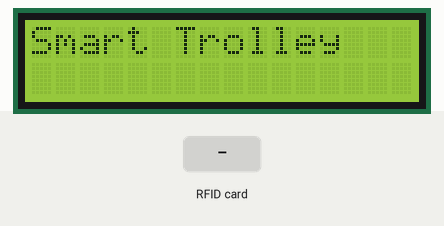
The sketch below on a simulated Arduino Uno, built with avr-gcc and run on an emulated ATmega328P. On the bench: 16×2 character LCD. Inputs (shaded band) come from the test bench.

Above: at 0.2 s.
3.4 s: RFID card AB 12 CD 34 held to the reader
At 4.6 s:
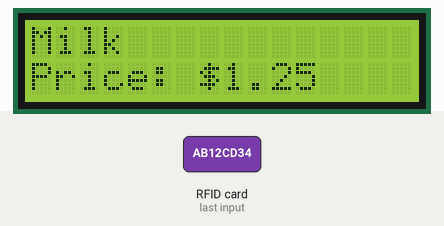
At 6.2 s:
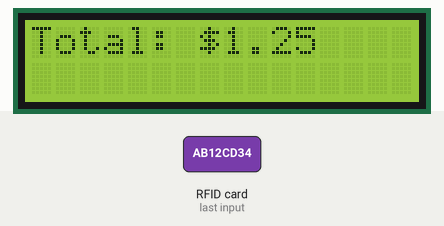
6.4 s: RFID card 5E 7A 19 C4 held to the reader
At 7.8 s:
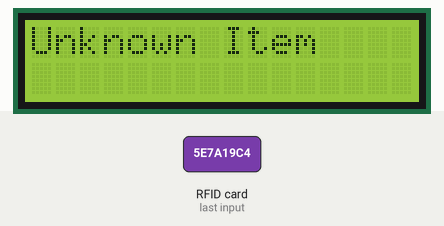
Timing chart, 0 to 9.4 s (numbered marks = the images above; inputs shaded):
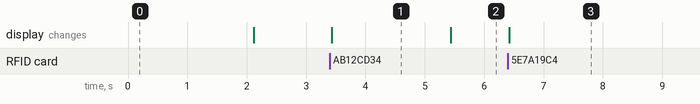

The sketch:

smart_shopping.ino
```cpp
#include <SPI.h>
#include <MFRC522.h>
#include <LiquidCrystal.h> // For LCD display

#define SS_PIN 10  // Slave select pin for RFID
#define RST_PIN 9  // Reset pin for RFID
MFRC522 rfid(SS_PIN, RST_PIN);  // Instance of RFID reader

// Define LCD pins
const int rs = 7, en = 8, d4 = 9, d5 = 10, d6 = 11, d7 = 12;
LiquidCrystal lcd(rs, en, d4, d5, d6, d7);

// Product data (hardcoded for simplicity)
String products[] = {"Milk", "Bread", "Eggs", "Juice"};
float prices[] = {1.25, 0.85, 2.15, 1.50};

// For tracking the total price
float totalAmount = 0;

void setup() {
  SPI.begin();
  rfid.PCD_Init();

  lcd.begin(16, 2); // Start the LCD (16x2)
  lcd.print("Smart Trolley");
  delay(2000);
  lcd.clear();
}

void loop() {
  // Check if a new card is present
  if (!rfid.PICC_IsNewCardPresent() || !rfid.PICC_ReadCardSerial()) {
    return;
  }

  // Read the UID (unique identifier) from the RFID tag
  String uid = "";
  for (byte i = 0; i < rfid.uid.size; i++) {
    uid += String(rfid.uid.uidByte[i], HEX);
  }

  lcd.clear();
  lcd.print("Item Scanned!");

  // Match the UID to a product (example UIDs are hardcoded)
  if (uid == "ab12cd34") {  // UID of first RFID tag
    addItem(0);  // Index for Milk
  } else if (uid == "ef56gh78") {  // UID of second RFID tag
    addItem(1);  // Index for Bread
  } else if (uid == "ij90kl12") {  // UID of third RFID tag
    addItem(2);  // Index for Eggs
  } else if (uid == "mn34op56") {  // UID of fourth RFID tag
    addItem(3);  // Index for Juice
  } else {
    lcd.clear();
    lcd.print("Unknown Item");
    delay(2000);
  }

  rfid.PICC_HaltA();  // Stop reading the card
}

// Function to add item to the total and display it
void addItem(int index) {
  lcd.clear();
  lcd.print(products[index]);
  lcd.setCursor(0, 1);
  lcd.print("Price: $");
  lcd.print(prices[index]);

  totalAmount += prices[index];
  delay(2000);

  lcd.clear();
  lcd.print("Total: $");
  lcd.print(totalAmount);
}
```

Measured:
- after the input at 3.4 s, the display: changes at once (image 1)
- after the input at 6.4 s, the display: changes at once (image 3)
- what the display in image 1 shows lasts 2.0 s, from 3.4 s to 5.4 s
